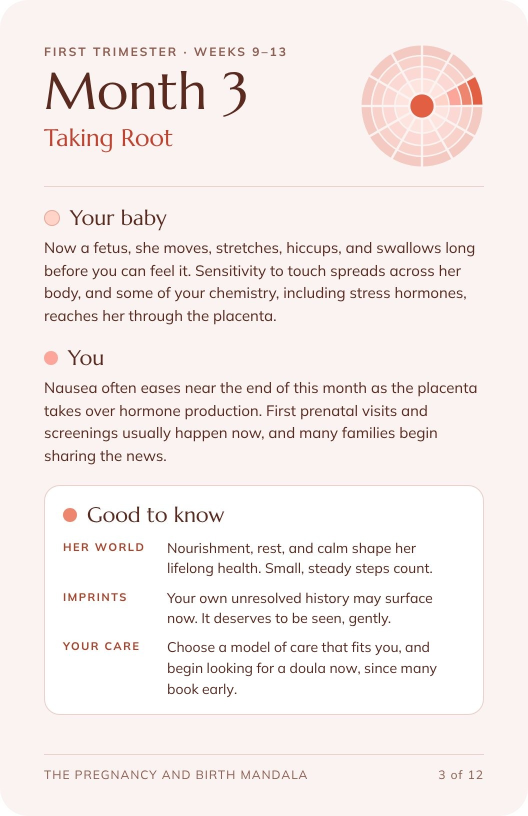
#> input picture cards/img/c05.jpg, 1056 x 1632 px (shown at 1/2 size)
$ python -i update-cards.py   (imports and definitions only)
#> lines starting #> are read from the running program, lines starting #| are printed output that depends on the picture
#!/usr/bin/env python3
"""update-cards.py — bring the card images in step with the mandala.

Two passes over the untouched originals in img/orig/:
  1. Corrections: a few lines of card text rewritten to match the mandala
     (EDITS below), in the card's own font, size, and ink.
  2. Baby's question: each card's question set on the back of the card.

Each month's imprint answers a question the baby may hold (see the guidebook,
"What is an imprint?").

Each month's imprint answers a question the baby may hold (see the guidebook,
"What is an imprint?"). The question sits at the foot of the card's back,
above the footer, where the practices that answer it end. Written in the
card's own fonts: a small label in Mulish, the question in Marcellus.

The untouched card images live in img/orig/. This reads from there and
writes img/ (and the small front thumbnails in img/t/), so it can be run
again safely after changing a line or a question.

Run:  python3 cards/update-cards.py      Needs:  pip3 install pillow
Then rebuild the printable sheets:  python3 cards/build-cards-pdf.py
"""
import os, shutil
from PIL import Image, ImageDraw, ImageFont

HERE = os.path.dirname(os.path.abspath(__file__))
IMG, ORIG, FONTS = (os.path.join(HERE, p) for p in ("img", "img/orig", "fonts"))

# One question per card, in the baby's voice. Keep in step with the mandala
# (index.html, EDUCATOR) and the guidebook (pages.js, QUESTIONS).
QUESTIONS = [
    "Am I wanted?", "Am I welcome?", "Is it safe to be here?",
    "When I reach out, will someone meet me?", "Is my world a kind place?", "Can I rest here?",
    "Can I trust those around me?", "Will I be held as space grows tight?", "Will I be given time?",
    "Can I make it through?", "Is it safe to arrive?", "Do I belong here, with you?"]

BG, LABEL, INK, RULE = (251, 243, 241), (168, 69, 46), (90, 42, 32), (230, 210, 211)
CARD_INK = (82, 44, 36)   # the body text on the cards

# Lines rewritten to match the mandala. Each: the image, the area to clear
# (x0, y0, x1, y1), where the first line's top sits (x, y), the type size,
# the line step, the wrap width, and the new words. Areas were measured
# from the originals: the "Good to know" values on the fronts sit at x 334
# in 28px type on a 42px step; the practice steps on the backs in 27px.
EDITS = [
    ("c05.jpg", (320, 1276, 958, 1392), (334, 1283), 28, 42, 590,   # card 3 front, Your care
     "Choose a model of care that fits you, and begin looking for a doula now, since many book early."),
    ("c15.jpg", (320, 1172, 958, 1250), (334, 1180), 28, 42, 590,   # card 8 front, Imprints
     "Space and holding as room grows tight, and how decisions about her are made."),
    ("c17.jpg", (320, 1218, 958, 1298), (334, 1226), 28, 42, 590,   # card 9 front, Imprints
     "Being waited for, or hurried: whether her readiness is trusted."),
    ("c19.jpg", (320, 1170, 958, 1252), (334, 1177), 28, 42, 590,   # card 10 front, Imprints
     "The journey through, supported or interrupted. Ask the reason for any procedure."),
    ("c12.jpg", (122, 596, 1000, 634), (126, 602), 27, 48, 860,     # card 6 back, Gather your support, step 1
     "Choose a childbirth class that fits you, and check in on your doula."),
]


# [9 lines left out: function wrap, not called in this run]


def apply_edits(images):
    for name, area, (x, y), size, step, width, text in EDITS:
        im = images.setdefault(name, Image.open(os.path.join(ORIG, name)).convert("RGB"))
        d = ImageDraw.Draw(im)
        bg = im.getpixel((area[2] - 2, area[1] + 2))  # the box or card colour beside the text
        d.rectangle(area, fill=bg)
        f = font("Mulish.ttf", size, b"Regular")
        top = f.getbbox("Hd")[1]
        lines = wrap(d, text, f, width)
        for k, line in enumerate(lines):
            d.text((x, y - top + k * step), line, font=f, fill=CARD_INK)
        print(f"{name}  {len(lines)} line(s)  {text[:48]}")


# [60 lines left out: functions font, spaced, content_bounds, main, not called in this run]


# [2 lines not run here, left out]

>>> import cv2
>>> picture = cv2.imread('img/c05.jpg', cv2.IMREAD_GRAYSCALE)
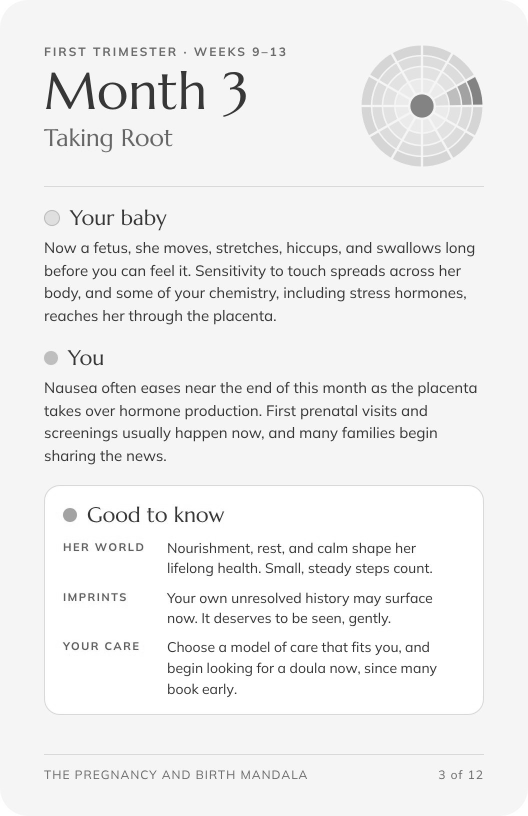
#> picture: shape (1632, 1056) (shown at 1/2 size); min 30, max 255, mean 239.3
#> (the run stopped early here; a loop or call above may not have finished)

$ run again, on cards/img/c01.jpg
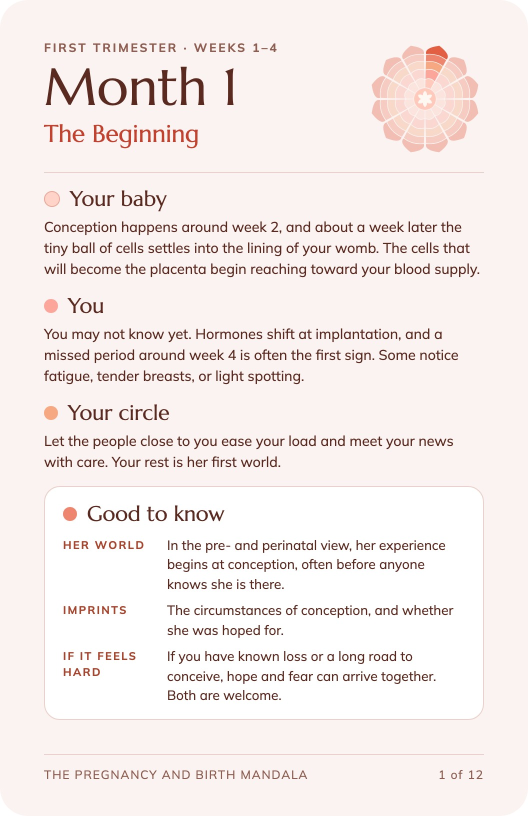
#> input picture cards/img/c01.jpg, 1056 x 1632 px (shown at 1/2 size)
#> `picture = cv2.imread('img/c05.jpg', cv2.IMREAD_GRAYSCALE)`:
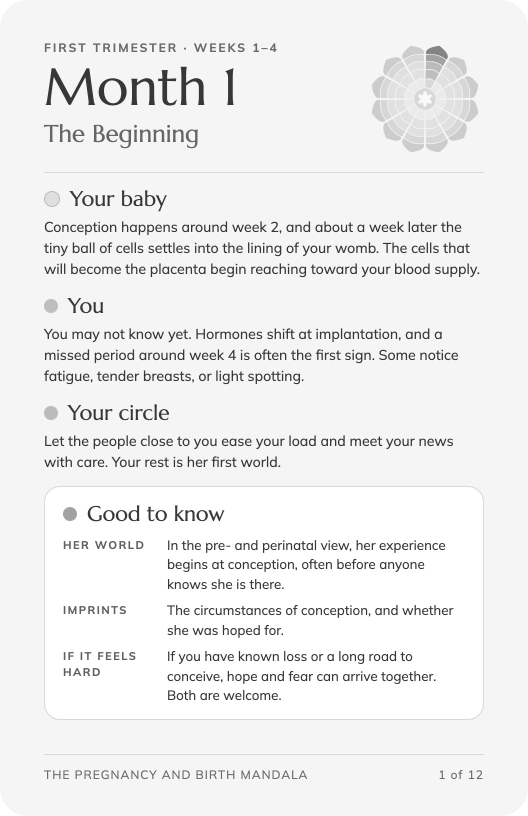
#> picture: shape (1632, 1056) (shown at 1/2 size); min 41, max 255, mean 238.3

$ run again, on cards/img/c02.jpg
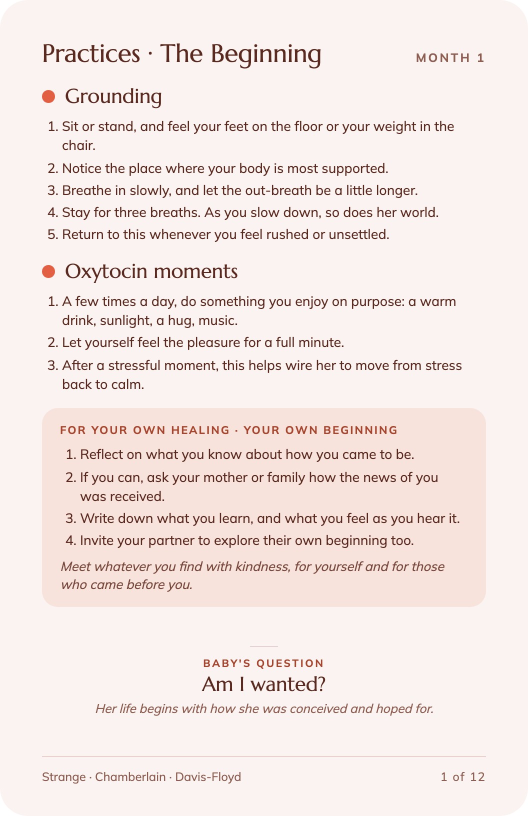
#> input picture cards/img/c02.jpg, 1056 x 1632 px (shown at 1/2 size)
#> `picture = cv2.imread('img/c05.jpg', cv2.IMREAD_GRAYSCALE)`:
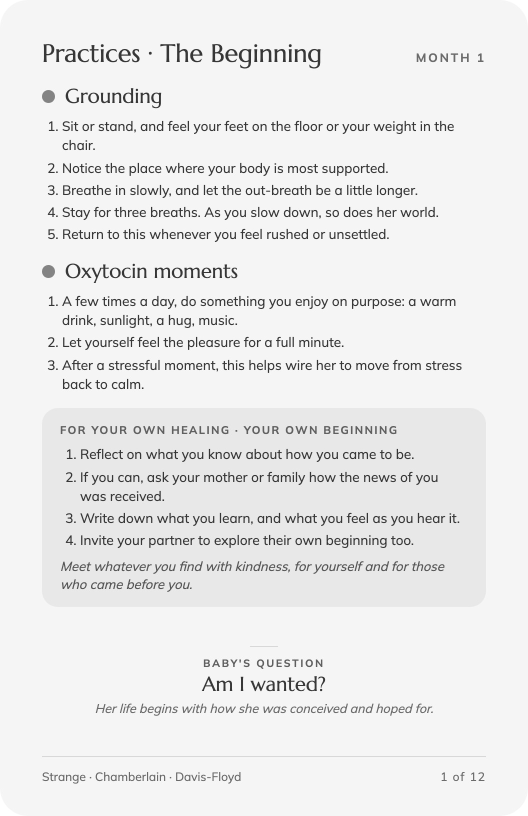
#> picture: shape (1632, 1056) (shown at 1/2 size); min 41, max 255, mean 234.1
